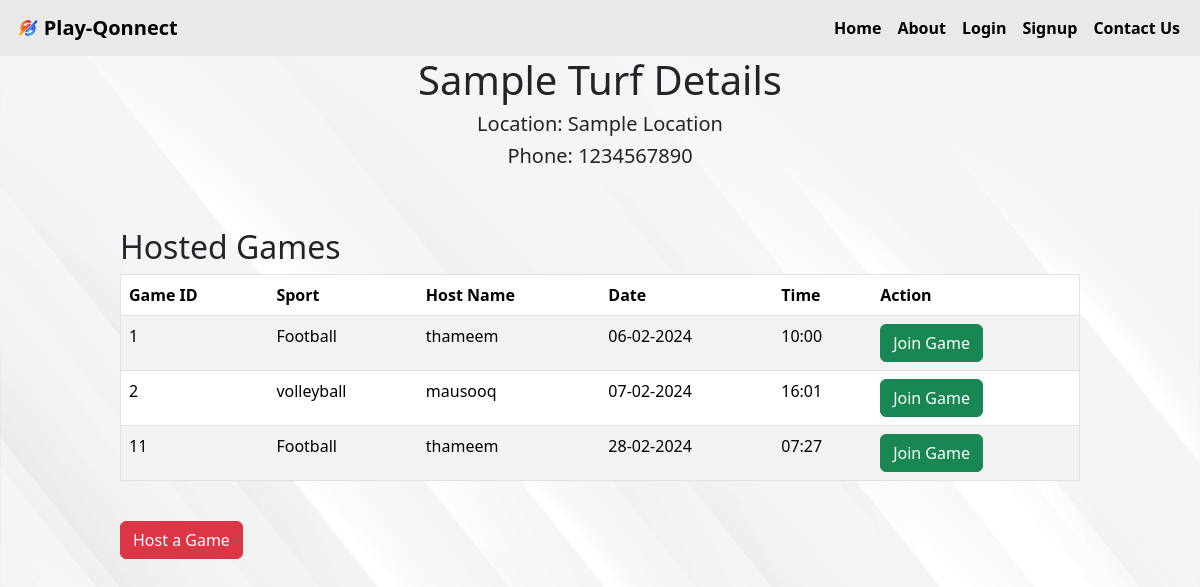
Page /turf/1 (signed in) on the earlier database version.
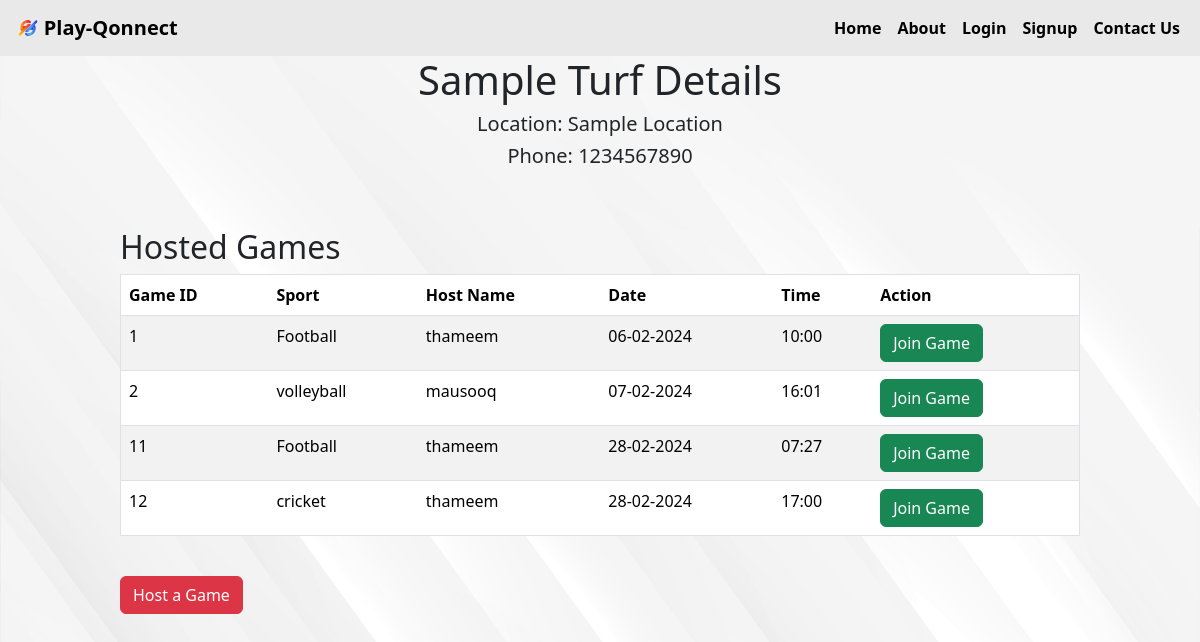
Same page on the later database version.
### app.py (models this page shows)
class Turf(db.Model):
    id = db.Column(db.Integer, primary_key=True)
    turf_name = db.Column(db.String(255), nullable=False)
    turf_location = db.Column(db.String(255), nullable=False)
    turf_phone = db.Column(db.Integer, nullable=True)
    __table_args__ = (
        CheckConstraint('LENGTH(CAST(turf_phone AS TEXT)) = 10', name='valid_phone_length'),
    )
    games = db.relationship('Game', backref='turf', lazy=True)
    reviews = db.relationship('TurfReview', backref='turf', lazy=True)

class Game(db.Model):
    id = db.Column(db.Integer, primary_key=True)
    turf_id = db.Column(db.Integer, db.ForeignKey('turf.id'), nullable=False)
    host_name = db.Column(db.String(255), nullable=False)
    host_phone = db.Column(db.Integer, nullable=True)
    game_time = db.Column(db.DateTime, nullable=False)
    sports = db.Column(db.String(50), nullable=False)
    players = db.relationship('Player', backref='game', lazy=True)

### app.py (the view)
@app.route('/turf/<int:turf_id>', methods=['GET', 'POST'])
@login_required
def turf_detail(turf_id):
    turf = Turf.query.get_or_404(turf_id)
    hosted_games = turf.games
    return render_template('turf_detail.html', turf=turf, hosted_games=hosted_games)

### app.py (called while the page is built)
@login_manager.user_loader
def load_user(user_id):
    return User.query.get(int(user_id))

### templates/turf_detail.html (shortened to what this page needs)
{% extends 'layout.html' %}
{% block body %}
<h1 class="turfhead">{{ turf.turf_name }} Details</h1>
<h5 class="turfhead">Location: {{ turf.turf_location }}</h5>
<h5 class="turfhead">Phone: {{ turf.turf_phone }}</h5>
<div class="turftab">
  {% if hosted_games|length==0 %}
  <div class="alert alert-dark" role="alert">
    No games found! Host a game now.
  </div>
  {% else %}
  <h2>Hosted Games</h2>
  <table border="1" class="table table-striped">
    <thead>
      <tr>
        <th>Game ID</th>
        <th>Sport</th>
        <th>Host Name</th>
        <th>Date</th>
        <th>Time</th>
        <th>Action</th>
      </tr>
    </thead>
    <tbody>
      {% for game in hosted_games %}
      <tr>
        <td>{{ game.id }}</td>
        <td>{{ game.sports }}</td>
        <td>{{ game.host_name }}</td>
        <td>{{ game.game_time.strftime('%d-%m-%Y') }}</td>
        <td>{{ game.game_time.strftime('%H:%M') }}</td>
        <td>
          <a class="btn btn-success"
            href="{{ url_for('join_game', turf_id=turf.id, game_id=game.id) }}"
            >Join Game</a>
        </td>
      </tr>
      {% endfor %}
    </tbody>
  </table>
  {% endif %}
  <br />
  {% if current_user.is_authenticated %}
  <a class="btn btn-danger" href="{{ url_for('host_game', turf_id=turf.id) }}">Host a Game</a>
  {% endif %}
</div>
{% endblock body %}

### templates/layout.html (shortened to what this page needs)
<!DOCTYPE html>
<html lang="en">
<head>
    <link rel="stylesheet" href="{{url_for('static',filename='css/style.css')}}">
    <link rel="stylesheet" href="https://maxcdn.bootstrapcdn.com/font-awesome/4.7.0/css/font-awesome.min.css">
    <link href="https://cdn.jsdelivr.net/npm/bootstrap@5.3.2/dist/css/bootstrap.min.css" rel="stylesheet">
</head>
<body>
    <nav
  style="background-image: linear-gradient(180deg, #e9e9e9, #e9e9e9)"
  class="navbar navbar-expand-lg bg-body-tertiary"
>
  <div class="container-fluid">
    <img
      class="logo"
      src="../static/img/8oz_ThlERfq7Dz3ClMQf1w-removebg-preview.png"
      alt=""
    />
    <a
      style="color: rgb(0, 0, 0) !important; font-weight: bold"
      class="navbar-brand"
      href="#"
      >Play-Qonnect</a
    >
    <div class="collapse navbar-collapse" id="navbarNav">
      <ul class="navbar-nav">
        <li class="nav-item">
          <a class="nav-link active" aria-current="page" href="#">Home</a>
        </li>
        <li class="nav-item">
          <a class="nav-link" href="#about">About</a>
        </li>
        <li class="nav-item">
          <a class="nav-link" href="#">Login</a>
        </li>
        <li class="nav-item">
          <a class="nav-link" href="#">Signup</a>
        </li>
        <li class="nav-item">
          <a class="nav-link" href="#contact">Contact Us</a>
        </li>
      </ul>
    </div>
  </div>
</nav>
    {% block body %}
    {% endblock body %}
  </body>
</body>
</html>

### static/css/style.css (style rules this page uses)
body { background-image: url(../img/17580.jpg); background-size: 100% 180%; background-repeat: no-repeat; object-fit: cover; scroll-behavior: smooth; }
.navbar-nav { margin-left: auto; }
.nav-link { font-weight: bold !important; color: black !important; transition: transform 0.1s !important; }
.logo { width: 2.7%; height: 2.7%; }
.turftab { width: 80%; margin: auto; margin-top: 5%; }
.turfhead { text-align: center; }

Differences in the rows shown:
added Game: id "12", sports "cricket", host_name "thameem", game_time "28-02-2024", game_time "17:00"
